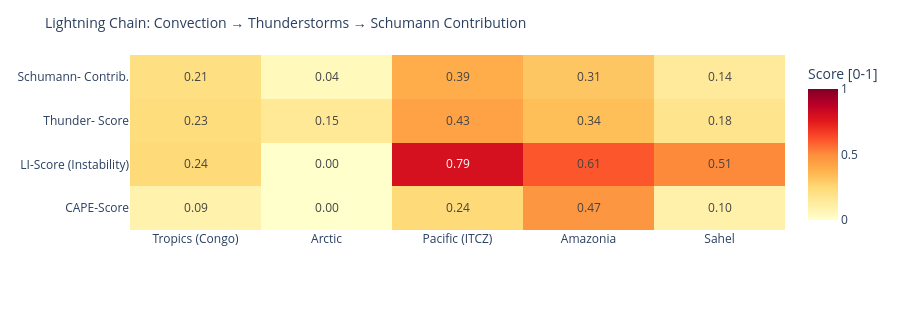

Notebook code cell kept with this figure:
### Code cell
# ============================================================
# LIGHTNING CHAIN: Convection → Thunderstorms → Schumann
# Shows the causal chain per measurement point as heatmap
# ============================================================

def cape_score(v):
    """CAPE → normalized score [0,1]"""
    if v is None or pd.isna(v): return 0.0
    return min(1.0, float(v) / 3000)

def li_score(v):
    """Lifted Index: negative = unstable → score [0,1]"""
    if v is None or pd.isna(v): return 0.3
    return min(1.0, max(0.0, (-float(v) + 6) / 12))

def cloud_score(v):
    if v is None or pd.isna(v): return 0.3
    return float(v) / 100

def thunder_score(row):
    """Kombinierter Gewitterwahrscheinlichkeits-Score
    CAPE + LI + Bedeckung + WMO-Gewitter + konvektiver Niederschlag (showers)
    Hinweis: X-Ray und Kp sind kein Bestandteil – nur geomagn./solarer Kontext.
    """
    cs = cape_score(row.get('cape'))
    ls = li_score(row.get('li'))
    cl = cloud_score(row.get('cloud'))
    t  = 1.0 if row.get('thunderstorm') else 0.0
    # Convective precipitation (showers) as additional indicator
    sh = min(1.0, (row.get('showers') or 0) / 5.0)
    return round(cs * 0.30 + ls * 0.25 + cl * 0.15 + t * 0.20 + sh * 0.10, 3)

def schumann_contribution(t_score, lat):
    """Schumann contribution: higher in tropics (±30°), scaled by thunderstorm score"""
    lat_weight = max(0.3, 1.0 - abs(lat) / 60)
    return round(t_score * lat_weight, 3)

df_atm['cape_score']   = df_atm.apply(lambda r: cape_score(r['cape']), axis=1)
df_atm['li_score']     = df_atm.apply(lambda r: li_score(r['li']),    axis=1)
df_atm['thunder_score']= df_atm.apply(lambda r: thunder_score(r.to_dict()), axis=1)
df_atm['schumann_contribution'] = df_atm.apply(
    lambda r: schumann_contribution(r['thunder_score'], r['lat']), axis=1)

metrics = ['cape_score', 'li_score', 'thunder_score', 'schumann_contribution']
labels  = ['CAPE-Score', 'LI-Score\n(Instability)', 'Thunder-\nScore', 'Schumann-\nContrib.']
z_data  = [df_atm[m].tolist() for m in metrics]

fig = go.Figure(go.Heatmap(
    z=z_data,
    x=df_atm['point'].tolist(),
    y=labels,
    colorscale='YlOrRd',
    zmin=0, zmax=1,
    text=[[f'{v:.2f}' for v in row] for row in z_data],
    texttemplate='%{text}', textfont=dict(size=12),
    colorbar=dict(title='Score [0-1]')
))
fig.update_layout(
    title=dict(text='Lightning Chain: Convection → Thunderstorms → Schumann Contribution', font=dict(size=14)),
    height=310,
    plot_bgcolor='rgba(0,0,0,0)', paper_bgcolor='rgba(0,0,0,0)',
    margin=dict(l=130, r=80, t=55, b=80)
)
fig.show()

### Figure 1 — Plotly figure (JSON) as saved in the notebook; plotly's stock layout.template omitted (floating-point values rounded to 4 significant figures)
{"data": [{"colorbar": {"title": {"text": "Score [0-1]"}}, "colorscale": [[0.0, "rgb(255,255,204)"], [0.125, "rgb(255,237,160)"], [0.25, "rgb(254,217,118)"], [0.375, "rgb(254,178,76)"], [0.5, "rgb(253,141,60)"], [0.625, "rgb(252,78,42)"], [0.75, "rgb(227,26,28)"], [0.875, "rgb(189,0,38)"], [1.0, "rgb(128,0,38)"]], "text": [["0.09", "0.00", "0.24", "0.47", "0.10"], ["0.24", "0.00", "0.79", "0.61", "0.51"], ["0.23", "0.15", "0.43", "0.34", "0.18"], ["0.21", "0.04", "0.39", "0.31", "0.14"]], "textfont": {"size": 12}, "texttemplate": "%{text}", "type": "heatmap", "x": ["Tropics (Congo)", "Arctic", "Pacific (ITCZ)", "Amazonia", "Sahel"], "y": ["CAPE-Score", "LI-Score\n(Instability)", "Thunder-\nScore", "Schumann-\nContrib."], "z": [[0.09, 0.003333, 0.2433, 0.47, 0.09667], [0.2417, 0.0, 0.7917, 0.6083, 0.5083], [0.228, 0.151, 0.429, 0.338, 0.18], [0.213, 0.045, 0.393, 0.31, 0.141]], "zmax": 1, "zmin": 0}], "layout": {"height": 310, "margin": {"b": 80, "l": 130, "r": 80, "t": 55}, "paper_bgcolor": "rgba(0,0,0,0)", "plot_bgcolor": "rgba(0,0,0,0)", "title": {"font": {"size": 14}, "text": "Lightning Chain: Convection → Thunderstorms → Schumann Contribution"}}}
